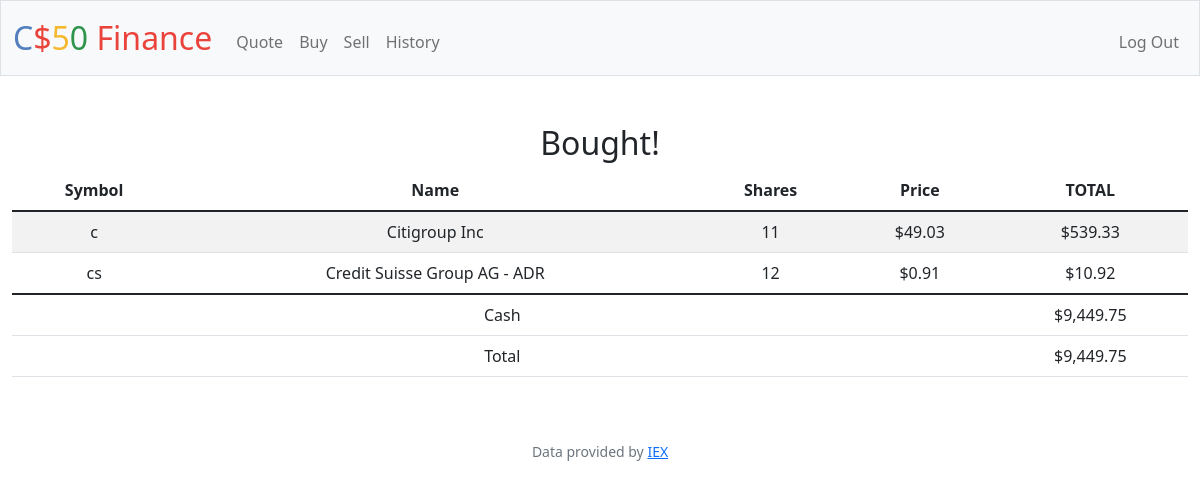
/ (signed in), run on the app's committed database.
### tables this page shows
CREATE TABLE purchase (id INTEGER PRIMARY KEY AUTOINCREMENT NOT NULL, symbol TEXT, name TEXT, shares NUMERIC, price NUMERIC, user_id INTEGER, FOREIGN KEY(user_id) REFERENCES users(id));

CREATE TABLE users (id INTEGER PRIMARY KEY AUTOINCREMENT NOT NULL, username TEXT NOT NULL, hash TEXT NOT NULL, cash NUMERIC NOT NULL DEFAULT 10000.00);

### app.py (the view)
@app.route("/")
@login_required
def index():
    purchases = db.execute("SELECT * FROM purchase WHERE user_id = ?", session["user_id"])
    cash = db.execute("SELECT cash FROM users WHERE id = ?", session["user_id"])[0]["cash"]
    return render_template("/index.html", user={"cash": cash, "total": session["total"]}, purchases=purchases)

### app.py (called while the page is built)
@app.after_request
def after_request(response):
    response.headers["Cache-Control"] = "no-cache, no-store, must-revalidate"
    response.headers["Expires"] = 0
    response.headers["Pragma"] = "no-cache"
    return response

### helpers.py (called while the page is built)
def login_required(f):
    @wraps(f)
    def decorated_function(*args, **kwargs):
        if session.get("user_id") is None:
            return redirect("/login")
        return f(*args, **kwargs)
    return decorated_function

def usd(value):
    return f"${value:,.2f}"

### templates/index.html (shortened to what this page needs)
{% extends "layout.html" %}
{% block main %}
    <div class="section">
        <h2>Bought!</h2>
        <table class="table table-striped">
            <thead>
                <tr>
                    <th>Symbol</th>
                    <th>Name</th>
                    <th>Shares</th>
                    <th>Price</th>
                    <th>TOTAL</th>
                </tr>
            </thead>
            <tbody>
                {% for purchase in purchases %}
                    <tr>
                        <td>{{ purchase["symbol"] }}</td>
                        <td>{{ purchase["name"] }}</td>
                        <td>{{ purchase["shares"] }}</td>
                        <td>{{ purchase["price"] | float | usd }}</td>
                        <td>{{ ((purchase["shares"] | int) * (purchase["price"] |float)) | usd }}</td>
                    </tr>
                {% endfor %}
            </tbody>
            <tfoot>
                <tr>
                    <td colspan="4">Cash</td>
                    <td>{{ user["cash"] | float | usd}}</td>
                </tr>
                <tr>
                    <td colspan="4">Total</td>
                    <td>{{ user["total"] | float | usd }}</td>
                </tr>
            </tfoot>
        </table>
    </div>
{% endblock %}

### data on the page
purchase: symbol "c", name "Citigroup Inc", shares "11", price "$49.03", shares+price "$539.33"
purchase: symbol "cs", name "Credit Suisse Group AG - ADR", shares "12", price "$0.91", shares+price "$10.92"
users: cash "$9,449.75"

### other printed values
{{ user["total"] | float | usd }} "$9,449.75"
